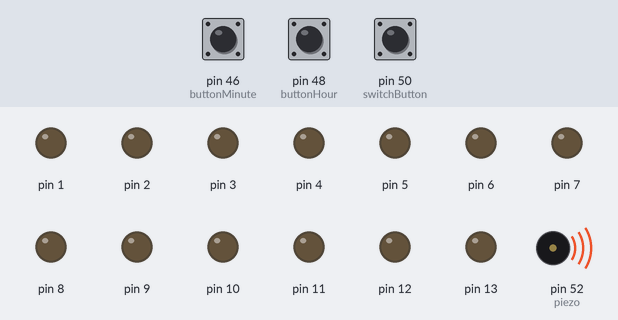
Recording of a sketch running on a simulated Arduino Mega 2560, built with avr-gcc and run on an emulated ATmega2560. Shown: output pins drawn as LEDs (lit = HIGH), buzzer (waves = sounding, pin HIGH). Inputs (shaded band) come from the test bench; at power-on: pin 48 (buttonHour) LOW, pin 46 (buttonMinute) LOW, pin 50 (switchButton) HIGH. Pins used as bus, display or sensor lines are not drawn.

Above: at 1.2 s.
1.3 s: pin 48 (buttonHour) pulled HIGH for 1 s
At 3.1 s:
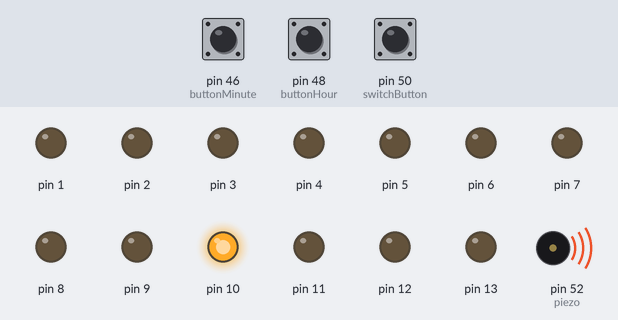
5.3 s: pin 46 (buttonMinute) pulled HIGH for 1 s
At 7.3 s:
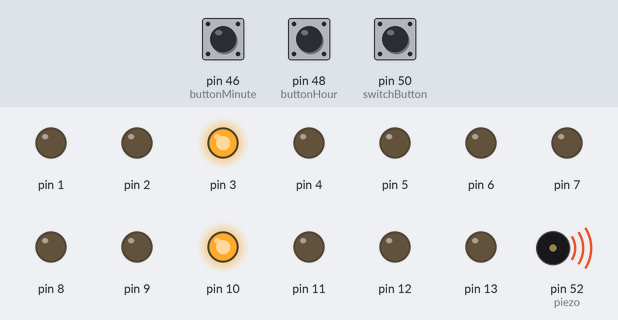
7.8 s: pin 50 (switchButton) pulled LOW for 0.15 s
At 9.1 s:
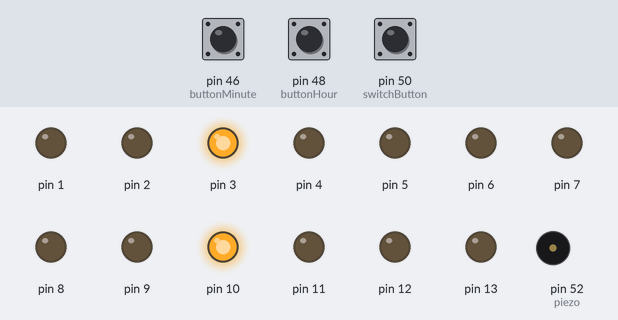
9.4 s: pin 46 (buttonMinute) pulled HIGH for 0.15 s
At 10.5 s:
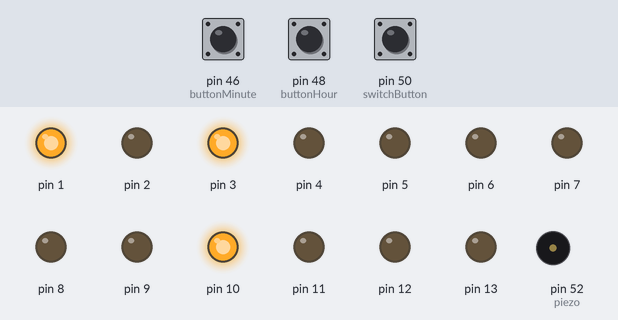
11.1 s: pin 48 (buttonHour) pulled HIGH for 0.15 s
At 11.8 s:
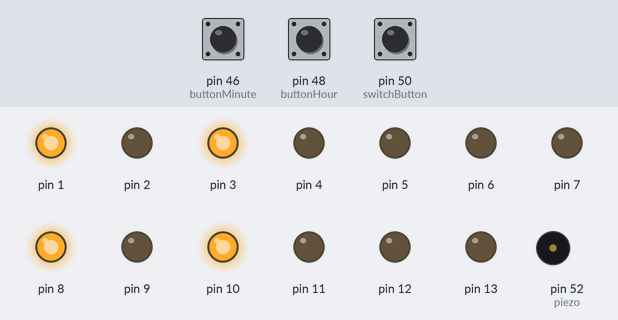
12.8 s: pin 46 (buttonMinute) pulled HIGH for 0.15 s
At 14.3 s:
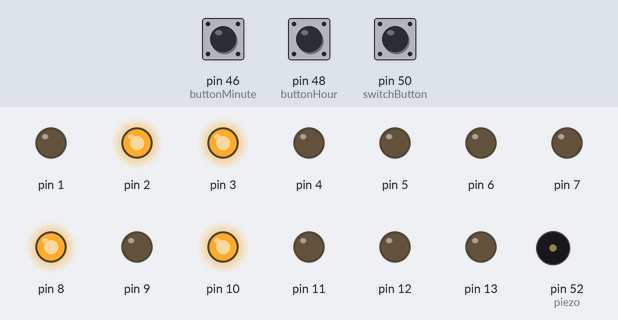
Timing chart, 0 to 15.5 s (numbered marks = the images above; inputs shaded):
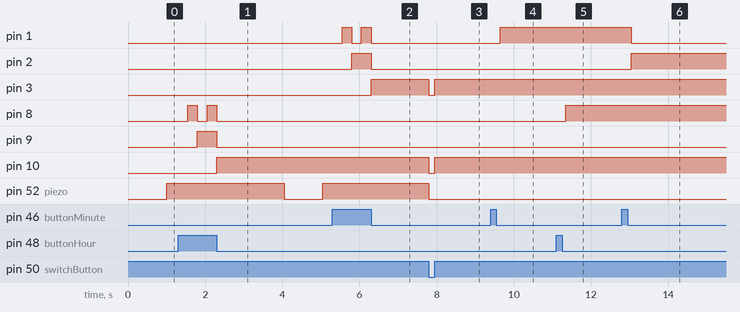

Measured:
- after the input at 1.3 s, pin 8: alternates HIGH for 0.25 s and LOW for 0.25 s, 4 changes in all, then stays LOW, starting after 0.25 s; pin 9: LOW → HIGH after 0.50 s, → LOW 0.50 s later; pin 10: LOW → HIGH after 1.0 s
- after the input at 5.3 s, pin 1: alternates HIGH for 0.25 s and LOW for 0.25 s, 4 changes in all, then stays LOW, starting after 0.25 s; pin 2: LOW → HIGH after 0.50 s, → LOW 0.50 s later; pin 3: LOW → HIGH after 1.0 s; pin 52 (piezo): stays HIGH (without the input it goes to LOW after 0.75 s)
- after the input at 7.8 s, pin 3, pin 10: HIGH → LOW at once, → HIGH 0.15 s later; pin 52 (piezo): HIGH → LOW at once
- after the input at 9.4 s, pin 1: LOW → HIGH after 0.25 s
- after the input at 11.1 s, pin 8: LOW → HIGH after 0.25 s
- after the input at 12.8 s, pin 1: HIGH → LOW after 0.25 s; pin 2: LOW → HIGH after 0.25 s

The sketch:

sketch_jul26a.ino
```cpp
int second = 0, minute = 0, hour = 0;
int m = 0;
int h = 0;
int buttonMinute = 46, buttonHour = 48;
int buttStM, buttStH;
bool flag = 0;
int ledStatus, i;
int switchButton = 50;
int piezo = 52;


void setup() {

  pinMode(1, OUTPUT);
  pinMode(2, OUTPUT);
  pinMode(3, OUTPUT);
  pinMode(4, OUTPUT);
  pinMode(5, OUTPUT);
  pinMode(6, OUTPUT);
  pinMode(7, OUTPUT);
  pinMode(8, OUTPUT);
  pinMode(9, OUTPUT);
  pinMode(10, OUTPUT);
  pinMode(11, OUTPUT);
  pinMode(12, OUTPUT);
  pinMode(13, OUTPUT);
  pinMode(14, OUTPUT);

  pinMode(piezo, OUTPUT);

  pinMode(switchButton, INPUT);
  pinMode(buttonMinute, INPUT);
  pinMode(buttonHour, INPUT);

}


void loop() {

  static unsigned long lastTick = 0;

  if (millis() - lastTick >= 1000) {
    lastTick = millis();
    second++;
    if (flag == 1) {
      digitalWrite(14, HIGH);
      flag = 0;
    }
    else {
      digitalWrite(14, LOW);
      flag = 1;
    }
  }

  if (second >= 60) {
    minute++;
    second = 0;
  }

  if (minute >= 60) {
    hour++;
    minute = 0;
  }

  if (hour >= 24) {
    hour = 0;
    minute = 0;
  }


  ledStatus = digitalRead(switchButton);

  if (ledStatus == LOW) {
    for (i = 1; i <= 14; i++) {
      digitalWrite(i, LOW);
      digitalWrite(piezo, LOW);
    }
  }
  else {

    m = minute % 10;

    if (m == 1 || m == 3 || m == 5 || m == 7 || m == 9) {
      digitalWrite(1, HIGH);
    } else digitalWrite(1, LOW);
    if (m == 2 || m == 3 || m == 6 || m == 7) {
      digitalWrite(2, HIGH);
    } else digitalWrite(2, LOW);
    if (m == 4 || m == 5 || m == 6 || m == 7) {
      digitalWrite(3, HIGH);
    } else digitalWrite(3, LOW);
    if (m == 8 || m == 9) {
      digitalWrite(4, HIGH);
    } else digitalWrite(4, LOW);

    if ((minute >= 10 && minute < 20) || (minute >= 30 && minute < 40) || (minute >= 50 && minute < 60)) {
      digitalWrite(5, HIGH);
    } else digitalWrite(5, LOW);
    if (minute >= 20 && minute < 40) {
      digitalWrite(6, HIGH);
    } else digitalWrite(6, LOW);
    if (minute >= 40 && minute < 60) {
      digitalWrite(7, HIGH);
    } else digitalWrite(7, LOW);

    if (minute == 0) {
      if (second == 1) {
        digitalWrite(piezo, HIGH);
      }
      if (second == 2) {
        digitalWrite(piezo, LOW);
      }
      if (second == 3) {
        digitalWrite(piezo, HIGH);
      }
      if (second == 4) {
        digitalWrite(piezo, LOW);
      }
    }


    h = hour % 10;

    if (h == 1 || h == 3 || h == 5 || h == 7 || h == 9) {
      digitalWrite(8, HIGH);
    } else digitalWrite(8, LOW);
    if (h == 2 || h == 3 || h == 6 || h == 7) {
      digitalWrite(9, HIGH);
    } else digitalWrite(9, LOW);
    if (h == 4 || h == 5 || h == 6 || h == 7) {
      digitalWrite(10, HIGH);
    } else digitalWrite(10, LOW);
    if (h == 8 || h == 9) {
      digitalWrite(11, HIGH);
    } else digitalWrite(11, LOW);

    if (hour >= 10 && hour < 20) {
      digitalWrite(12, HIGH);
    } else digitalWrite(12, LOW);
    if (hour >= 20 && hour < 24) {
      digitalWrite(13, HIGH);
    } else digitalWrite(13, LOW);

  }


  buttStM = digitalRead(buttonMinute);
  if (buttStM == HIGH) {
    minute++;
    second = 0;
    delay(250);
  }
  buttStH = digitalRead(buttonHour);
  if (buttStH == HIGH) {
    hour++;
    second = 0;
    delay(250);
  }

}
```
